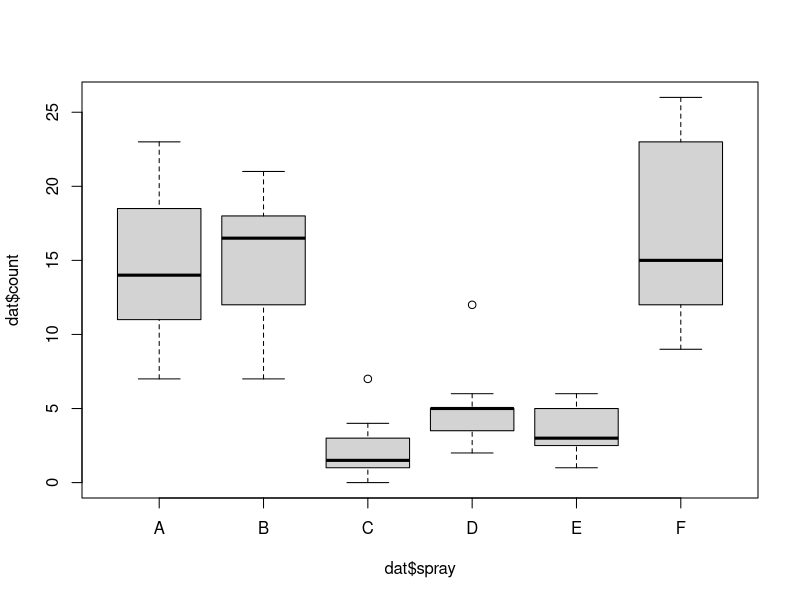

Recreate this plot in R.
#Kruskal-Wallis Rank-sum test, non-parametric alternative to anova.
dat = read.table("insect_sprays.txt", header=TRUE, sep='\t')

mean(dat$count[dat$spray=="A"])
mean(dat$count[dat$spray=="B"])
mean(dat$count[dat$spray=="C"])
mean(dat$count[dat$spray=="D"])
mean(dat$count[dat$spray=="E"])

tapply(dat$count, dat$spray, mean) 
tapply(dat$count, dat$spray, length)

boxplot(dat$count ~ dat$spray)

kr = kruskal.test(count ~ spray, data=InsectSprays)

print(kr)

# str(kr) gives the output quantities by name

stat = as.numeric(kr$statistic)
print(stat)
#etc

